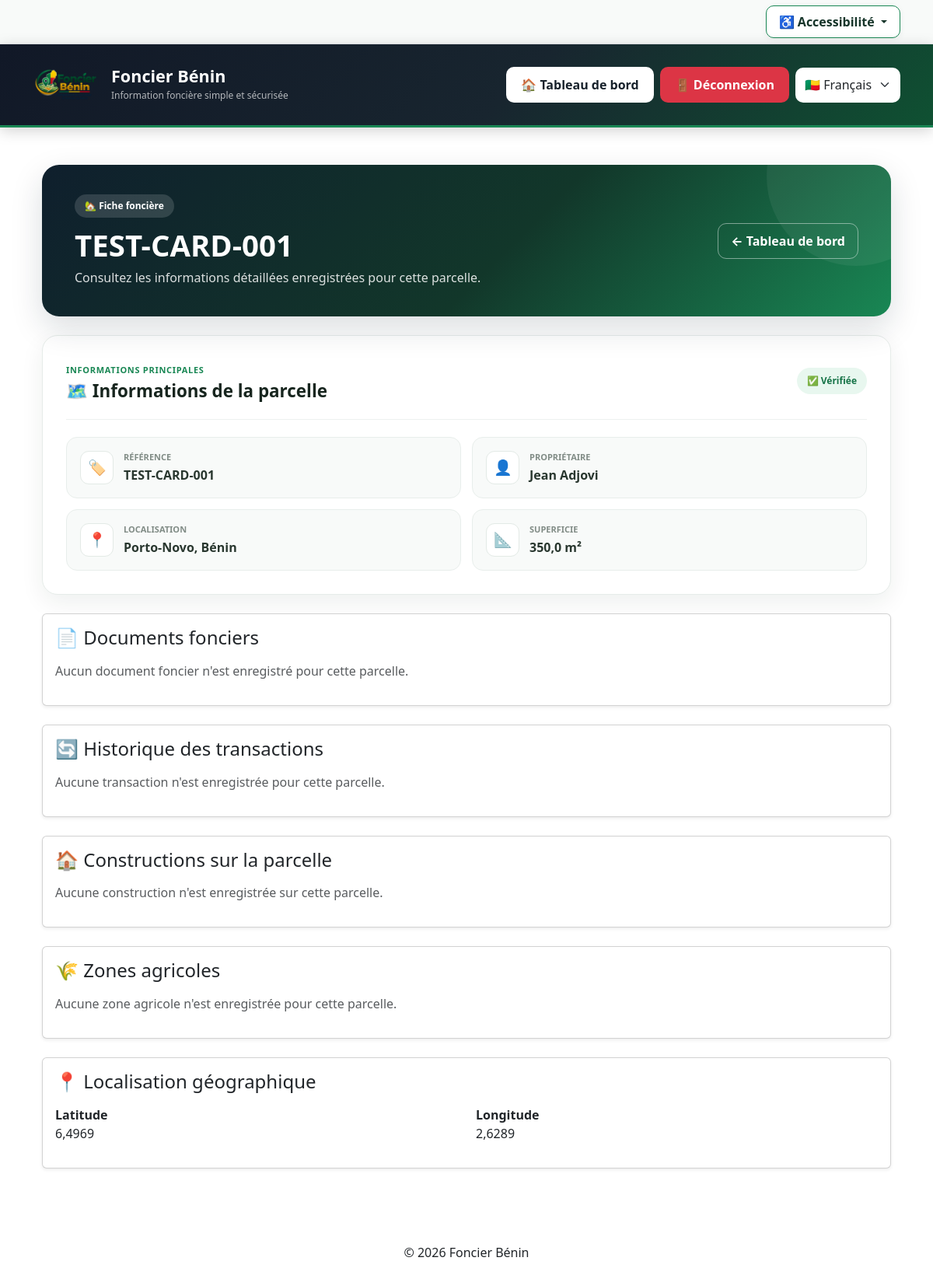
/land/parcel/3/ (signed in), run on the app's committed database.
### land/models.py (models this page shows, shortened)
class Parcel(models.Model):
    STATUS_CHOICES = [
        ('VERIFIED', 'Vérifiée'),
        ('PENDING', 'En attente'),
        ('DISPUTED', 'En litige'),
    ]
    SALE_STATUS_CHOICES = [
        ('AVAILABLE', 'Disponible'),
        ('RESERVED', 'Réservée - paiement effectué'),
        ('SOLD', 'Vendue'),
    ]
    reference = models.CharField(
        max_length=50,
        unique=True
    )
    owner = models.ForeignKey(
        Owner,
        on_delete=models.SET_NULL,
        null=True,
        blank=True
    )
    location = models.CharField(
        max_length=255
    )
    area = models.FloatField(
        help_text="Superficie en m²"
    )
    latitude = models.FloatField()
    longitude = models.FloatField()
    status = models.CharField(
        max_length=20,
        choices=STATUS_CHOICES,
        default='PENDING'
    )
    price = models.DecimalField(
        max_digits=15,
        decimal_places=2,
        null=True,
        blank=True,
        verbose_name="Prix de vente"
    )
    for_sale = models.BooleanField(
        default=False,
        verbose_name="À vendre"
    )
    sale_status = models.CharField(
        max_length=20,
        choices=SALE_STATUS_CHOICES,
        default='AVAILABLE',
        verbose_name="État de la vente"
    )
    created_at = models.DateTimeField(
        auto_now_add=True
    )

class Owner(models.Model):
    first_name = models.CharField(
        max_length=100
    )
    last_name = models.CharField(
        max_length=100
    )
    phone = models.CharField(
        max_length=30,
        blank=True
    )
    email = models.EmailField(
        blank=True
    )

### land/views.py (the view)
@login_required
def parcel_detail(request, parcel_id):
    parcel = get_object_or_404(
        Parcel.objects.select_related('owner'),
        id=parcel_id
    )
    documents = parcel.documents.all()
    transactions = (
        parcel.landtransaction_set
        .all()
        .order_by('-date')
    )
    buildings = parcel.buildings.all()
    agricultural_zones = parcel.agricultural_zones.all()
    return render(
        request,
        'user/parcel_detail.html',
        {
            'parcel': parcel,
            'documents': documents,
            'transactions': transactions,
            'buildings': buildings,
            'agricultural_zones': agricultural_zones,
        }
    )

### templates/user/parcel_detail.html (shortened to what this page needs)
{% extends 'base.html' %}
{% load i18n %}
{% load humanize %}
{% block content %}
<div class="container py-4">
<section class="detail-hero mb-4">
    <div class="detail-hero-main">
        <span class="detail-hero-badge">
            🏡 {% trans "Fiche foncière" %}
        </span>
        <h1>
            {{ parcel.reference }}
        </h1>
        <p>
            {% trans "Consultez les informations détaillées enregistrées pour cette parcelle." %}
        </p>
    </div>
    <div class="detail-hero-actions">
        {% if user.is_staff %}
            <a href="{% url 'admin_dashboard' %}"
               class="detail-back-button">
                ← {% trans "Tableau de bord" %}
            </a>
        {% else %}
            <a href="{% url 'user_dashboard' %}"
               class="detail-back-button">
                ← {% trans "Tableau de bord" %}
            </a>
        {% endif %}
    </div>
</section>
<section class="detail-main-card mb-4">
    <div class="detail-card-header">
        <div>
            <span class="detail-section-label">
                {% trans "Informations principales" %}
            </span>
            <h2>
                🗺️ {% trans "Informations de la parcelle" %}
            </h2>
        </div>
        <div>
            {% if parcel.status == "VERIFIED" %}
                <span class="detail-status detail-status-verified">
                    ✅ {% trans "Vérifiée" %}
                </span>
            {% elif parcel.status == "PENDING" %}
                <span class="detail-status detail-status-pending">
                    ⏳ {% trans "En attente" %}
                </span>
            {% elif parcel.status == "DISPUTED" %}
                <span class="detail-status detail-status-disputed">
                    ⚠️ {% trans "En litige" %}
                </span>
            {% else %}
                <span class="detail-status">
                    {{ parcel.get_status_display }}
                </span>
            {% endif %}
        </div>
    </div>
    <div class="detail-info-grid">
        <div class="detail-info-box">
            <span class="detail-info-icon">
                🏷️
            </span>
            <div>
                <small>
                    {% trans "Référence" %}
                </small>
                <strong>
                    {{ parcel.reference }}
                </strong>
            </div>
        </div>
        <div class="detail-info-box">
            <span class="detail-info-icon">
                👤
            </span>
            <div>
                <small>
                    {% trans "Propriétaire" %}
                </small>
                <strong>
                    {% if parcel.owner %}
                        {{ parcel.owner.first_name }}
                        {{ parcel.owner.last_name }}
                    {% else %}
                        {% trans "Non renseigné" %}
                    {% endif %}
                </strong>
            </div>
        </div>
        <div class="detail-info-box">
            <span class="detail-info-icon">
                📍
            </span>
            <div>
                <small>
                    {% trans "Localisation" %}
                </small>
                <strong>
                    {{ parcel.location }}
                </strong>
            </div>
        </div>
        <div class="detail-info-box">
            <span class="detail-info-icon">
                📐
            </span>
            <div>
                <small>
                    {% trans "Superficie" %}
                </small>
                <strong>
                    {{ parcel.area }} m²
                </strong>
            </div>
        </div>
    </div>
</section>
    <div class="card shadow-sm mb-4">
        <div class="card-body">
            <h4 class="mb-3">
                📄 {% trans "Documents fonciers" %}
            </h4>
            {% if documents %}
                <div class="table-responsive">
                    <table class="table table-hover">
                        <thead>
                            <tr>
                                <th>{% trans "Type" %}</th>
                                <th>{% trans "Numéro" %}</th>
                                <th>{% trans "Statut" %}</th>
                                <th>{% trans "Document" %}</th>
                            </tr>
                        </thead>
                        <tbody>
                            {% for document in documents %}
                                <tr>
                                    <td>
                                        {{ document.get_document_type_display }}
                                    </td>
                                    <td>
                                        {{ document.document_number }}
                                    </td>
                                    <td>
                                        {% if document.verified %}
                                            <span class="badge bg-success">
                                                ✅ {% trans "Vérifié" %}
                                            </span>
                                        {% else %}
                                            <span class="badge bg-warning text-dark">
                                                ⏳ {% trans "Non vérifié" %}
                                            </span>
                                        {% endif %}
                                    </td>
                                    <td>
                                        {% if document.document_file %}
                                            <a
                                                href="{{ document.document_file.url }}"
                                                target="_blank"
                                                class="btn btn-sm btn-outline-primary"
                                            >
                                                👁️ {% trans "Consulter" %}
                                            </a>
                                        {% else %}
                                            <span class="text-muted">
                                                {% trans "Aucun fichier" %}
                                            </span>
                                        {% endif %}
                                    </td>
                                </tr>
                            {% endfor %}
                        </tbody>
                    </table>
                </div>
            {% else %}
                <p class="text-muted">
                    {% trans "Aucun document foncier n'est enregistré pour cette parcelle." %}
                </p>
            {% endif %}
        </div>
    </div>
    <div class="card shadow-sm mb-4">
        <div class="card-body">
            <h4 class="mb-3">
                🔄 {% trans "Historique des transactions" %}
            </h4>
            {% if transactions %}
                <div class="table-responsive">
                    <table class="table table-hover">
                        <thead>
                            <tr>
                                <th>{% trans "Type" %}</th>
                                <th>{% trans "Date" %}</th>
                                <th>{% trans "Description" %}</th>
                                <th>{% trans "Statut" %}</th>
                            </tr>
                        </thead>
                        <tbody>
                            {% for transaction in transactions %}
                                <tr>
                                    <td>
                                        {{ transaction.get_transaction_type_display }}
                                    </td>
                                    <td>
                                        {{ transaction.date }}
                                    </td>
                                    <td>
                                        {{ transaction.description }}
                                    </td>
                                    <td>
                                        {% if transaction.verified %}
                                            <span class="badge bg-success">
                                                ✅ {% trans "Vérifiée" %}
                                            </span>
                                        {% else %}
                                            <span class="badge bg-warning text-dark">
                                                ⏳ {% trans "Non vérifiée" %}
                                            </span>
                                        {% endif %}
                                    </td>
                                </tr>
                            {% endfor %}
                        </tbody>
                    </table>
                </div>
            {% else %}
                <p class="text-muted">
                    {% trans "Aucune transaction n'est enregistrée pour cette parcelle." %}
                </p>
            {% endif %}
        </div>
    </div>
    <div class="card shadow-sm mb-4">
        <div class="card-body">
            <h4 class="mb-3">
                🏠 {% trans "Constructions sur la parcelle" %}
            </h4>
            {% if buildings %}
                <div class="table-responsive">
                    <table class="table table-hover">
                        <thead>
                            <tr>
                                <th>
                                    {% trans "Type de construction" %}
                                </th>
                                <th>
                                    {% trans "Description" %}
                                </th>
                            </tr>
                        </thead>
                        <tbody>
                            {% for building in buildings %}
                                <tr>
                                    <td>
                                        {{ building.get_building_type_display }}
                                    </td>
                                    <td>
                                        {% if building.description %}
                                            {{ building.description }}
                                        {% else %}
                                            {% trans "Non renseigné" %}
                                        {% endif %}
                                    </td>
                                </tr>
                            {% endfor %}
                        </tbody>
                    </table>
                </div>
            {% else %}
                <p class="text-muted">
                    {% trans "Aucune construction n'est enregistrée sur cette parcelle." %}
                </p>
            {% endif %}
        </div>
    </div>
    <div class="card shadow-sm mb-4">
        <div class="card-body">
            <h4 class="mb-3">
                🌾 {% trans "Zones agricoles" %}
            </h4>
            {% if agricultural_zones %}
                <div class="table-responsive">
                    <table class="table table-hover">
                        <thead>
                            <tr>
                                <th>{% trans "Nom" %}</th>
                                <th>{% trans "Localisation" %}</th>
                                <th>{% trans "Superficie" %}</th>
                                <th>{% trans "Description" %}</th>
                            </tr>
                        </thead>
                        <tbody>
                            {% for zone in agricultural_zones %}
                                <tr>
                                    <td>
                                        {{ zone.name }}
                                    </td>
                                    <td>
                                        {{ zone.location }}
                                    </td>
                                    <td>
                                        {{ zone.area }} m²
                                    </td>
                                    <td>
                                        {% if zone.description %}
                                            {{ zone.description }}
                                        {% else %}
                                            {% trans "Non renseigné" %}
                                        {% endif %}
                                    </td>
                                </tr>
                            {% endfor %}
                        </tbody>
                    </table>
                </div>
            {% else %}
                <p class="text-muted">
                    {% trans "Aucune zone agricole n'est enregistrée pour cette parcelle." %}
                </p>
            {% endif %}
        </div>
    </div>
    <div class="card shadow-sm mb-4">
        <div class="card-body">
            <h4 class="mb-3">
                📍 {% trans "Localisation géographique" %}
            </h4>
            <div class="row">
                <div class="col-md-6">
                    <strong>
                        {% trans "Latitude" %}
                    </strong>
                    <p>
                        {{ parcel.latitude }}
                    </p>
                </div>
                <div class="col-md-6">
                    <strong>
                        {% trans "Longitude" %}
                    </strong>
                    <p>
                        {{ parcel.longitude }}
                    </p>
                </div>
            </div>
        </div>
    </div>
</div>
{% endblock %}

### data on the page
Parcel: reference "TEST-CARD-001", owner.first_name "Jean", owner.last_name "Adjovi", location "Porto-Novo, Bénin", area "350,0", latitude "6,4969", longitude "2,6289"
